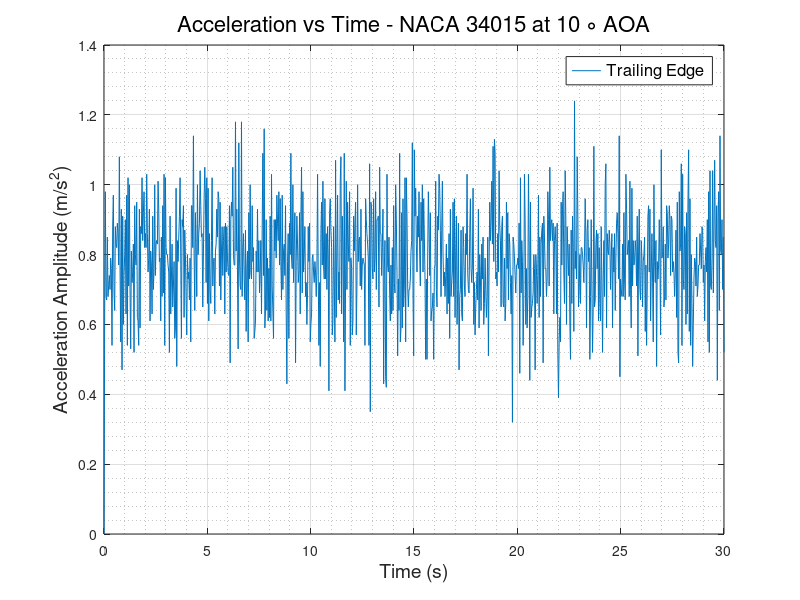
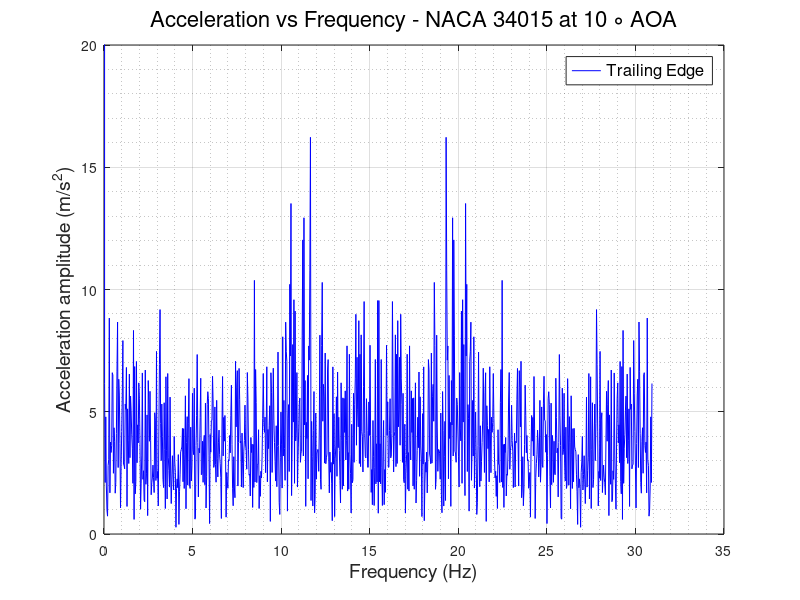

The MATLAB script that drew these images, in order:
clc
clear
close all
%% READING ACCELEROMETER DATA and defining Variables
                      % TRAILING EDGE %
data   = xlsread('TE_600rpm.csv');
TE_time   = data(:,1);
TE_X_acc  = data(:,2);
TE_Y_acc  = data(:,3);
TE_Z_acc  = data(:,4);
TE_R_acc  = sqrt(TE_X_acc.^2 + TE_Y_acc.^2 + TE_Z_acc.^2);
% plot(TE_time,TE_R_acc)
N      = numel(TE_time);
Ts     = abs(diff(TE_time(1:2)));
fs     = 1/Ts;
f_axis = [0:N-1]*fs/N;
A_freq_TE = fft(TE_Z_acc);
figure(1)
plot(TE_time, TE_Z_acc)
grid on
grid minor
xlabel('Time (s)','FontSize',14,'FontWeight','normal')
ylabel('Acceleration Amplitude (m/s^2)','FontSize',14,'FontWeight','normal')
legend ('Trailing Edge','FontSize',12,'FontWeight','normal')
title('Acceleration vs Time - NACA 34015 at 10 \circ AOA','FontSize',16,'FontWeight','normal')
% ylim([0.5 2])
figure(2)
plot(f_axis,abs(A_freq_TE),'-b','LineWidth',0.5)
grid on 
grid minor
ylabel('Acceleration amplitude (m/s^2)','FontSize',14,'FontWeight','normal')
xlabel('Frequency (Hz)','FontSize',14,'FontWeight','normal')
ylim([0 20])
legend ('Trailing Edge','FontSize',12,'FontWeight','normal')
title('Acceleration vs Frequency - NACA 34015 at 10 \circ AOA','FontSize',16,'FontWeight','normal')
